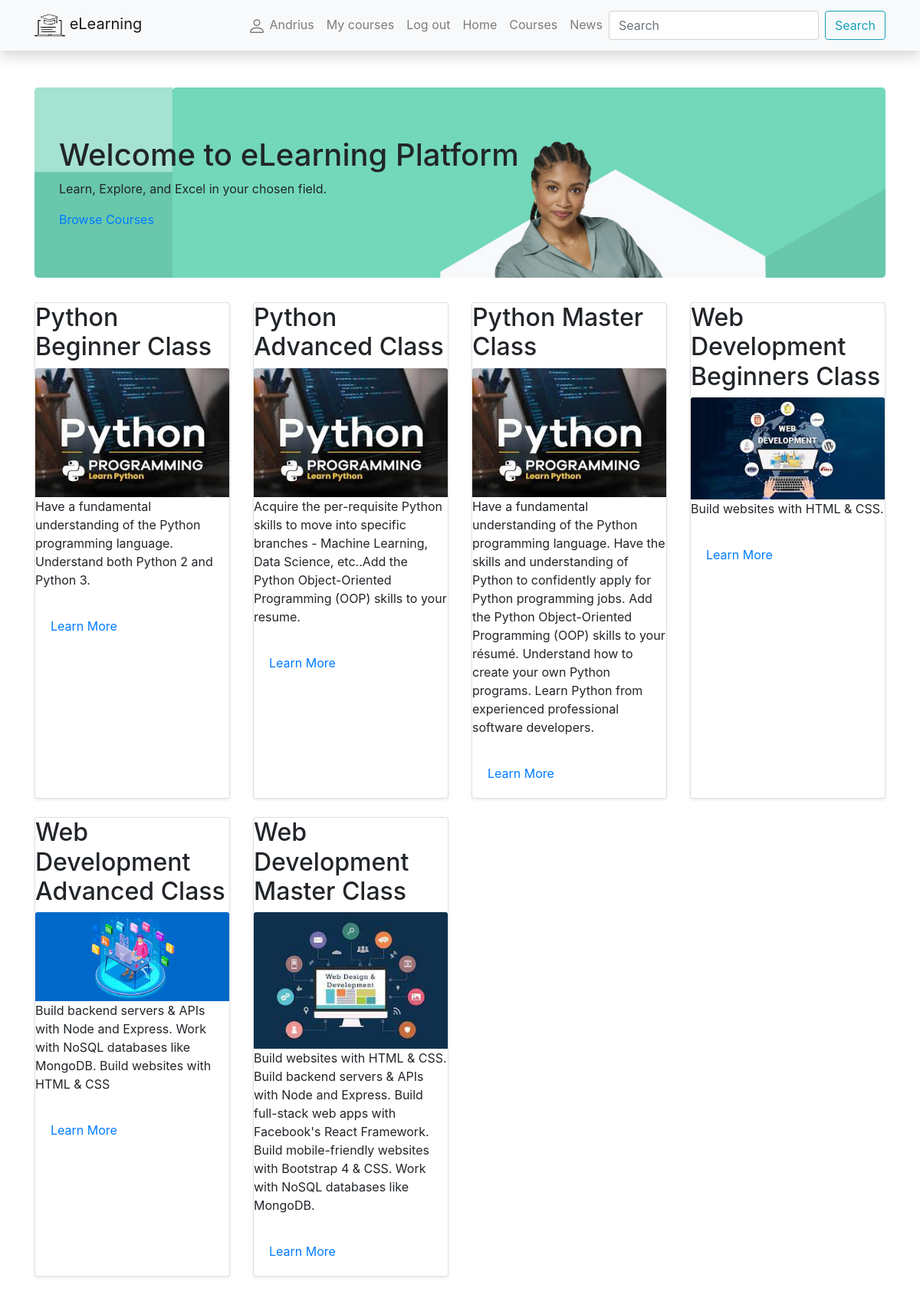
/learning/courses/ (signed in), run on the app's committed database.
### elearning/models.py (models this page shows, shortened)
class Course(models.Model):
    title = models.CharField(max_length=255)
    description = models.TextField()
    cover = models.ImageField('Cover', upload_to='covers', null=True, blank=True)
    instructor = models.ForeignKey(User, on_delete=models.CASCADE, related_name='instructor_courses', null=True)
    students = models.ManyToManyField(User, through='Enrollment', related_name='enrolled_courses', null=True)

### elearning/views.py (the view)
# urls.py: path('courses/', views.CoursesViewList.as_view(), name='courses-list-url'),
class CoursesViewList(generic.ListView):
    model = Course
    context_object_name = 'course_list'
    template_name = 'course_list.html'

### elearning/templates/course_list.html (shortened to what this page needs)
{% extends 'base.html' %}
{% block content %}
{% load static %}
<div class="jumbotron text-left" style="background-image: url({% static 'images/header.jpg' %}); background-size: 100%;">
  <h1>Welcome to eLearning Platform</h1>
  <p>Learn, Explore, and Excel in your chosen field.</p>
  <a href="#courses">Browse Courses</a>
</div>
<div class="row">
{% for course in course_list %}
<div class="col-sm-6 col-md-3 d-flex align-items-stretch">
  <div class="card mb-4 shadow-sm">
  <h2>{{ course.title }}</h2>
    {% if course.cover %}
    <img src="{{ course.cover.url }}" class="card-img-top">
    <p>{{ course.description }}</p>
    {% else %}
    <img src="{% static 'img/no-image.png' %}" class="card-img-top">
    {% endif %}
    <div class="card-body">
      <p class="card-text"><a href="{% url 'course-one' course.id%}">Learn More</a></p>
    </div>
  </div>
  </div>
{% endfor %}
</div>
{% endblock %}

### elearning/templates/base.html (shortened to what this page needs)
<!DOCTYPE html>
<html lang="en">
<head>
  <link rel="stylesheet"
        href="https://stackpath.bootstrapcdn.com/bootstrap/4.1.3/css/bootstrap.min.css"
/>
  <link rel="stylesheet"
        href="https://cdnjs.cloudflare.com/ajax/libs/font-awesome/4.7.0/css/font-awesome.min.css"/>
  {% load static %}
  <link rel="stylesheet" href="{% static 'css/styles.css' %}">
</head>
<body>
<nav class="navbar navbar-expand-lg navbar-light bg-light static-top mb-5 shadow">
  <div class="container">
    <a class="navbar-brand" href="{% url 'homepage-url' %}">
      eLearning</a>
    <div class="collapse navbar-collapse" id="navbarResponsive">
      <ul class="navbar-nav ml-auto">
        {% if user.is_authenticated %}
        <li class="nav-item"><a class="nav-link" href="#">
          {{ user.get_username }}</a></li>
        <li class="nav-item"><a class="nav-link" href="#">My courses</a></li>
        <li class="nav-item"><a class="nav-link" href="{% url 'logout'%}">Log out</a></li>
        {% else %}
        <li class="nav-item"><a class="nav-link" href="{% url 'login' %}?next={{request.path}}">Log in</a></li>
        <li class="nav-item"><a class="nav-link" href="{% url 'register' %}">Sign up</a></li>
        {% endif %}
        <li class="nav-item">
          <a class="nav-link" href="{% url 'homepage-url' %}">Home</a>
        </li>
        <li class="nav-item">
          <a class="nav-link" href="{% url 'courses-list-url' %}">Courses</a>
        </li>
        <li class="nav-item">
          <a class="nav-link" href="#">News</a>
        </li>
      </ul>
      <form class="form-inline my-2 my-lg-0"
            action="{% url 'search' %}"
            method="get">
        <input class="form-control mr-sm-2"
               type="search"
               placeholder="Search"
               aria-label="Search"
               name="search_text"/>
        <button class="btn btn-outline-info my-2 my-sm-0" type="submit">
          Search
        </button>
      </form>
    </div>
  </div>
</nav>
<div class="container">{% block content %}{% endblock %}</div>
</body>
</html>

### data on the page
Course: title "Python Beginner Class", cover (picture), description "Have a fundamental understanding of the Python programming language. Understand both Python 2 and Python 3."
Course: title "Python Advanced Class", cover (picture), description "Acquire the per-requisite Python skills to move into specific branches - Machine Learning, Data Science, etc..Add the Python Object-Oriented Programming (OOP) skills to your resume."
Course: title "Python Master Class", cover (picture), description "Have a fundamental understanding of the Python programming language. Have the skills and understanding of Python to confidently apply for Python programming jobs. Add the Python Object-Oriented Programming (OOP) skills to your résumé. Understand how to create your own Python programs. Learn Python from experienced professional software developers."
Course: title "Web Development Beginners Class", cover (picture), description "Build websites with HTML & CSS."
Course: title "Web Development Advanced Class", cover (picture), description "Build backend servers & APIs with Node and Express. Work with NoSQL databases like MongoDB. Build websites with HTML & CSS"
Course: title "Web Development Master Class", cover (picture), description "Build websites with HTML & CSS. Build backend servers & APIs with Node and Express. Build full-stack web apps with Facebook's React Framework. Build mobile-friendly websites with Bootstrap 4 & CSS. Work with NoSQL databases like MongoDB."

### other printed values
{{ user.get_username }} "Andrius"
